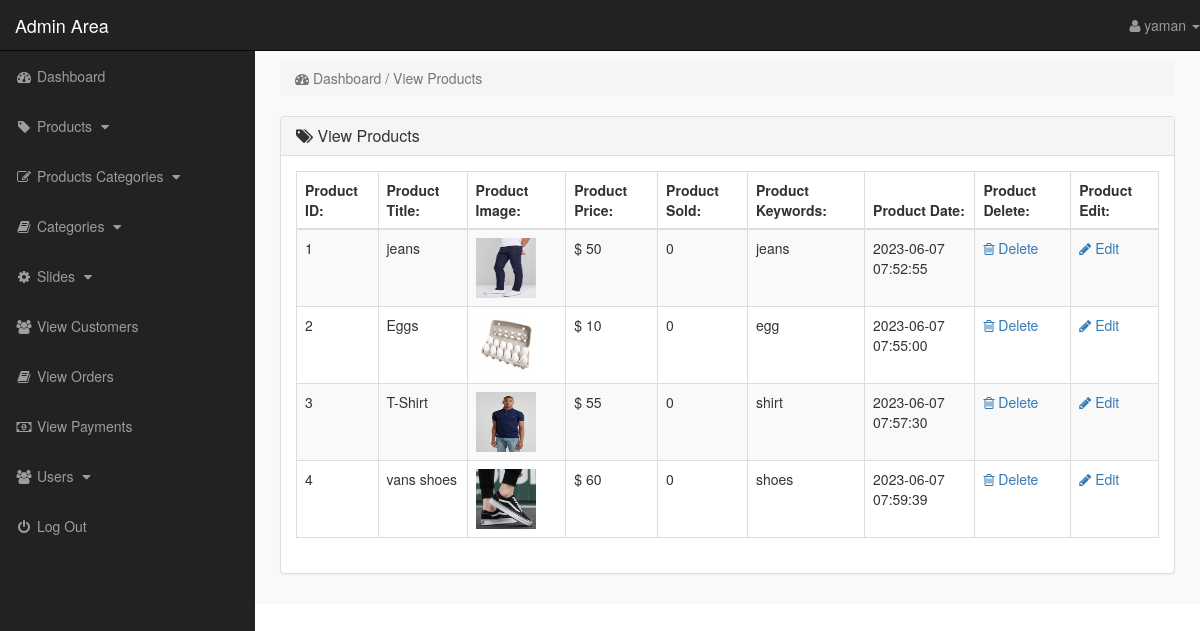
Page /admin_area/index.php?view_products (signed in) on the committed database.
### tables this page shows
CREATE TABLE `products` (
  `product_id` int(10) NOT NULL,
  `p_cat_id` int(10) NOT NULL,
  `cat_id` int(10) NOT NULL,
  `date` timestamp NOT NULL DEFAULT current_timestamp() ON UPDATE current_timestamp(),
  `product_title` text NOT NULL,
  `product_img1` text NOT NULL,
  `product_img2` text NOT NULL,
  `product_img3` text NOT NULL,
  `product_price` int(10) NOT NULL,
  `product_desc` text NOT NULL,
  `product_keywords` text NOT NULL
);

### admin_area/view_products.php (the view)
<?php
    if(!isset($_SESSION['admin_email'])){
        echo "<script>window.open('login.php','_self')</script>";
    }else{
?>
<div class="row">
    <div class="col-lg-12">
        <ol class="breadcrumb">
            <li class="active">
                <i class="fa fa-dashboard"></i> Dashboard / View Products
            </li>
        </ol>
    </div>
</div>
<div class="row">
    <div class="col-lg-12">
        <div class="panel panel-default">
            <div class="panel-heading">
               <h3 class="panel-title">
                   <i class="fa fa-tags"></i>  View Products
               </h3>
            </div>
            <div class="panel-body">
                <div class="table-responsive">
                    <table class="table table-striped table-bordered table-hover">
                        <thead>
                            <tr>
                                <th> Product ID: </th>
                                <th> Product Title: </th>
                                <th> Product Image: </th>
                                <th> Product Price: </th>
                                <th> Product Sold: </th>
                                <th> Product Keywords: </th>
                                <th> Product Date: </th>
                                <th> Product Delete: </th>
                                <th> Product Edit: </th>
                            </tr>
                        </thead>
                        <tbody>
                            <?php
                                $i=0;
                                $get_pro = "select * from products";
                                $run_pro = mysqli_query($con,$get_pro);
                                while($row_pro=mysqli_fetch_array($run_pro)){
                                    $pro_id = $row_pro['product_id'];
                                    $pro_title = $row_pro['product_title'];
                                    $pro_img1 = $row_pro['product_img1'];
                                    $pro_price = $row_pro['product_price'];
                                    $pro_keywords = $row_pro['product_keywords'];
                                    $pro_date = $row_pro['date'];
                                    $i++;
                            ?>
                            <tr>
                                <td> <?php echo $i; ?> </td>
                                <td> <?php echo $pro_title; ?> </td>
                                <td> <img src="product_images/<?php echo $pro_img1; ?>" width="60" height="60"></td>
                                <td> $ <?php echo $pro_price; ?> </td>
                                <td> <?php
                                        $get_sold = "select * from pending_orders where product_id='$pro_id'";
                                        $run_sold = mysqli_query($con,$get_sold);
                                        $count = mysqli_num_rows($run_sold);
                                        echo $count;
                                     ?>
                                </td>
                                <td> <?php echo $pro_keywords; ?> </td>
                                <td> <?php echo $pro_date ?> </td>
                                <td>
                                     <a href="index.php?delete_product=<?php echo $pro_id; ?>">
                                        <i class="fa fa-trash-o"></i> Delete
                                     </a>
                                </td>
                                <td>
                                     <a href="index.php?edit_product=<?php echo $pro_id; ?>">
                                        <i class="fa fa-pencil"></i> Edit
                                     </a>
                                </td>
                            </tr>
                            <?php } ?>
                        </tbody>
                    </table>
                </div>
            </div>
        </div>
    </div>
</div>
<?php } ?>

### admin_area/includes/sidebar.php (shortened to what this page needs)
<?php
    if(!isset($_SESSION['admin_email'])){
        echo "<script>window.open('login.php','_self')</script>";
    }else{
?>
<nav class="navbar navbar-inverse navbar-fixed-top">
    <div class="navbar-header">
        <a href="index.php?dashboard" class="navbar-brand">Admin Area</a>
    </div>
    <ul class="nav navbar-right top-nav">
        <li class="dropdown">
            <a href="#" class="dropdown-toggle" data-toggle="dropdown">
                <i class="fa fa-user"></i> <?php echo $admin_name;  ?> <b class="caret"></b>
            </a>
        </li>
    </ul>
    <div class="collapse navbar-collapse navbar-ex1-collapse">
        <ul class="nav navbar-nav side-nav">
            <li>
                <a href="index.php?dashboard">
                        <i class="fa fa-fw fa-dashboard"></i> Dashboard
                </a>
            </li>
            <li>
                <a href="#" data-toggle="collapse" data-target="#products">
                        <i class="fa fa-fw fa-tag"></i> Products
                        <i class="fa fa-fw fa-caret-down"></i>
                </a>
            </li>
            <li>
                <a href="#" data-toggle="collapse" data-target="#p_cat">
                        <i class="fa fa-fw fa-edit"></i> Products Categories
                        <i class="fa fa-fw fa-caret-down"></i>
                </a>
            </li>
            <li>
                <a href="#" data-toggle="collapse" data-target="#cat">
                        <i class="fa fa-fw fa-book"></i> Categories
                        <i class="fa fa-fw fa-caret-down"></i>
                </a>
            </li>
            <li>
                <a href="#" data-toggle="collapse" data-target="#slides">
                        <i class="fa fa-fw fa-gear"></i> Slides
                        <i class="fa fa-fw fa-caret-down"></i>
                </a>
            </li>
            <li>
                <a href="index.php?view_customers">
                    <i class="fa fa-fw fa-users"></i> View Customers
                </a>
            </li>
            <li>
                <a href="index.php?view_orders">
                    <i class="fa fa-fw fa-book"></i> View Orders
                </a>
            </li>
            <li>
                <a href="index.php?view_payments">
                    <i class="fa fa-fw fa-money"></i> View Payments
                </a>
            </li>
            <li>
                <a href="#" data-toggle="collapse" data-target="#users">
                        <i class="fa fa-fw fa-users"></i> Users
                        <i class="fa fa-fw fa-caret-down"></i>
                </a>
            </li>
            <li>
                <a href="logout.php">
                    <i class="fa fa-fw fa-power-off"></i> Log Out
                </a>
            </li>
        </ul>
    </div>
</nav>
<?php } ?>

### admin_area/css/style.css (style rules this page uses)
body { margin-top: 100px; }
@media (min-width: 768px) { body { margin-top: 50px; } }
.top-nav { 0 15px; }
.top-nav>li { float: left; display: inline-block; }
.top-nav>li>a { color: #999999; line-height: 20px; padding-top: 15px; padding-bottom: 15px; }
@media (min-width: 768px) { .side-nav { position: fixed; top: 51px; bottom: 0; width: 255px; overflow-y: auto; overflow-x: hidden; background-color: #222222; padding-bottom: 40px; border-radius: 0; } }
@media (min-width: 768px) { .side-nav>li>a { width: 255px; } }
.panel-body { border-radius: 5px; }

### rows in the picture
products: product_title "jeans", product_img1 (picture), product_price "50", count "0", product_keywords "jeans", date "2023-06-07 07:52:55"
products: product_title "Eggs", product_img1 (picture), product_price "10", count "0", product_keywords "egg", date "2023-06-07 07:55:00"
products: product_title "T-Shirt", product_img1 (picture), product_price "55", count "0", product_keywords "shirt", date "2023-06-07 07:57:30"
products: product_title "vans shoes", product_img1 (picture), product_price "60", count "0", product_keywords "shoes", date "2023-06-07 07:59:39"

### other values in the picture
$admin_name "yaman"
